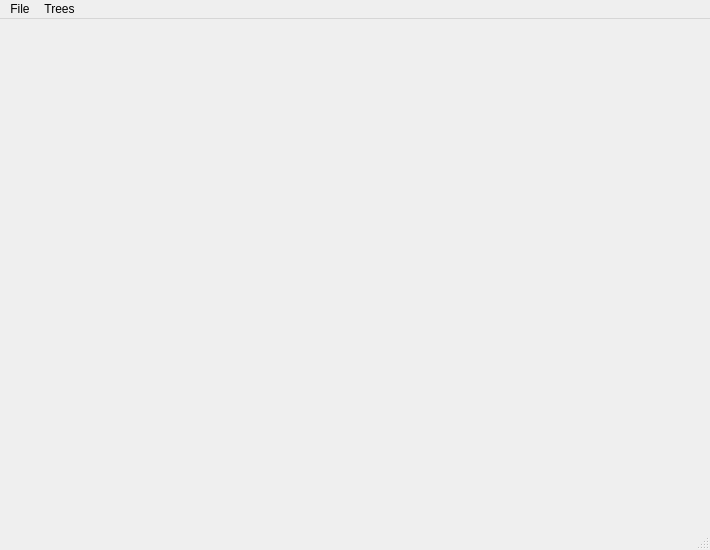
<?xml version="1.0" encoding="UTF-8"?>
<ui version="4.0">
 <class>MainWindow</class>
 <widget class="QMainWindow" name="MainWindow">
  <property name="geometry">
   <rect>
    <x>0</x>
    <y>0</y>
    <width>710</width>
    <height>550</height>
   </rect>
  </property>
  <property name="windowTitle">
   <string>Segmentation Editor</string>
  </property>
  <widget class="QWidget" name="centralwidget">
   <layout class="QGridLayout" name="gridLayout">
    <item row="0" column="0">
     <widget class="GLSegmentEditor" name="gleditor" native="true"/>
    </item>
   </layout>
  </widget>
  <widget class="QMenuBar" name="menubar">
   <property name="geometry">
    <rect>
     <x>0</x>
     <y>0</y>
     <width>710</width>
     <height>22</height>
    </rect>
   </property>
   <widget class="QMenu" name="menuTrees">
    <property name="title">
     <string>Trees</string>
    </property>
   </widget>
   <widget class="QMenu" name="menuFile">
    <property name="title">
     <string>File</string>
    </property>
    <addaction name="actionExport_Points"/>
    <addaction name="separator"/>
    <addaction name="actionExport_To_Database"/>
   </widget>
   <addaction name="menuFile"/>
   <addaction name="menuTrees"/>
  </widget>
  <widget class="QStatusBar" name="statusbar"/>
  <action name="actionExport_Points">
   <property name="text">
    <string>Export Points</string>
   </property>
  </action>
  <action name="actionExport_To_Database">
   <property name="enabled">
    <bool>false</bool>
   </property>
   <property name="text">
    <string>Export To Database</string>
   </property>
  </action>
 </widget>
 <customwidgets>
  <customwidget>
   <class>GLSegmentEditor</class>
   <extends>QWidget</extends>
   <header>.glsegmenteditor.h</header>
   <container>1</container>
  </customwidget>
 </customwidgets>
 <resources/>
 <connections/>
</ui>
